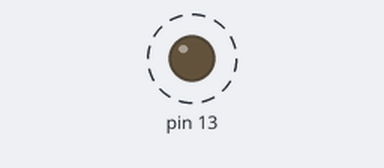
Recording of a sketch running on a simulated Arduino Uno, built with avr-gcc and run on an emulated ATmega328P. Shown: output pins drawn as LEDs (lit = HIGH). Dashed ring = blinking. What the sketch prints to the serial monitor is not drawn.

Above: at 0.07 s.
Timing chart, 0 to 3.0 s (numbered marks = the images above):
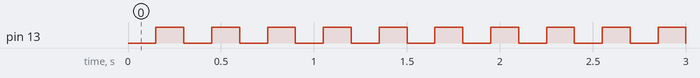

Measured:
- by itself, pin 13: alternates HIGH for 0.15 s and LOW for 0.15 s

The sketch:

scheduler-example.ino
```cpp
#include "Scheduler.h"
#include "BlinkTask.h"
#include "PrintTask.h"

Scheduler sched;

void setup(){

  Serial.begin(9600);
  sched.init(50);

  Task* t0 = new BlinkTask(13);
  t0->init(150);

  Task* t1 = new PrintTask();
  t1->init(500);

  sched.addTask(t0);
  sched.addTask(t1);
}

void loop(){
  sched.schedule();
}
```

BlinkTask.cpp
```cpp
#include "BlinkTask.h"

BlinkTask::BlinkTask(int pin){
  this->pin = pin;
}

void BlinkTask::init(int period){
  Task::init(period);
  led = new Led(pin);
  state = OFF;
}

void BlinkTask::tick(){
  switch (state){
    case OFF:
      led->switchOn();
      state = ON;
      break;
    case ON:
      led->switchOff();
      state = OFF;
      break;
  }
}
```

BlinkTask.h
```cpp
#ifndef __BLINKTASK__
#define __BLINKTASK__

#include "Task.h"
#include "Led.h"

class BlinkTask: public Task {

  int pin;
  Light* led;
  enum { ON, OFF} state;

public:

  BlinkTask(int pin);
  void init(int period);
  void tick();
};

#endif
```

Led.cpp
```cpp
#include "Led.h"
#include "Arduino.h"

Led::Led(int pin){
  this->pin = pin;
  pinMode(pin,OUTPUT);
}

void Led::switchOn(){
  digitalWrite(pin,HIGH);
}

void Led::switchOff(){
  digitalWrite(pin,LOW);
};
```

Led.h
```cpp
#ifndef __LED__
#define __LED__

#include "Light.h"

class Led: public Light {
public:
  Led(int pin);
  void switchOn();
  void switchOff();
private:
  int pin;
};

#endif
```

Light.h
```cpp
#ifndef __LIGHT__
#define __LIGHT__

class Light {
public:
  virtual void switchOn() = 0;
  virtual void switchOff() = 0;
};

#endif
```

PrintTask.cpp
```cpp
#include "PrintTask.h"
#include "Arduino.h"

PrintTask::PrintTask(){
}

void PrintTask::init(int period){
  Task::init(period);
  count = 0;
}

void PrintTask::tick(){
  count++;
  Serial.println("fire " + String(count) + " millis: " + String(millis()));
}
```

PrintTask.h
```cpp
#ifndef __PRINTTASK__
#define __PRINTTASK__

#include "Task.h"

class PrintTask: public Task {

int count;

public:

  PrintTask();
  void init(int period);
  void tick();
};

#endif
```

Scheduler.cpp
```cpp
#include "Scheduler.h"
#include <TimerOne.h>

volatile bool timerFlag;

void timerHandler(void){
  timerFlag = true;
}

void Scheduler::init(int basePeriod){
  this->basePeriod = basePeriod;
  timerFlag = false;
  long period = 1000l*basePeriod;
  Timer1.initialize(period);
  Timer1.attachInterrupt(timerHandler);
  nTasks = 0;
}

bool Scheduler::addTask(Task* task){
  if (nTasks < MAX_TASKS-1){
    taskList[nTasks] = task;
    nTasks++;
    return true;
  } else {
    return false;
  }
}

void Scheduler::schedule(){
  while (!timerFlag){}
  timerFlag = false;

  for (int i = 0; i < nTasks; i++){
    if (taskList[i]->updateAndCheckTime(basePeriod)){
      taskList[i]->tick();
    }
  }
}
```

Scheduler.h
```cpp
#ifndef __SCHEDULER__
#define __SCHEDULER__

#include "Task.h"

#define MAX_TASKS 50

class Scheduler {

  int basePeriod;
  int nTasks;
  Task* taskList[MAX_TASKS];

public:
  void init(int basePeriod);
  virtual bool addTask(Task* task);
  virtual void schedule();
};

#endif
```

Task.h
```cpp
#ifndef __TASK__
#define __TASK__

class Task {
  int myPeriod;
  int timeElapsed;

public:
  virtual void init(int period){
    myPeriod = period;
    timeElapsed = 0;
  }

  virtual void tick() = 0;

  bool updateAndCheckTime(int basePeriod){
    timeElapsed += basePeriod;
    if (timeElapsed >= myPeriod){
      timeElapsed = 0;
      return true;
    } else {
      return false;
    }
  }

};

#endif
```
